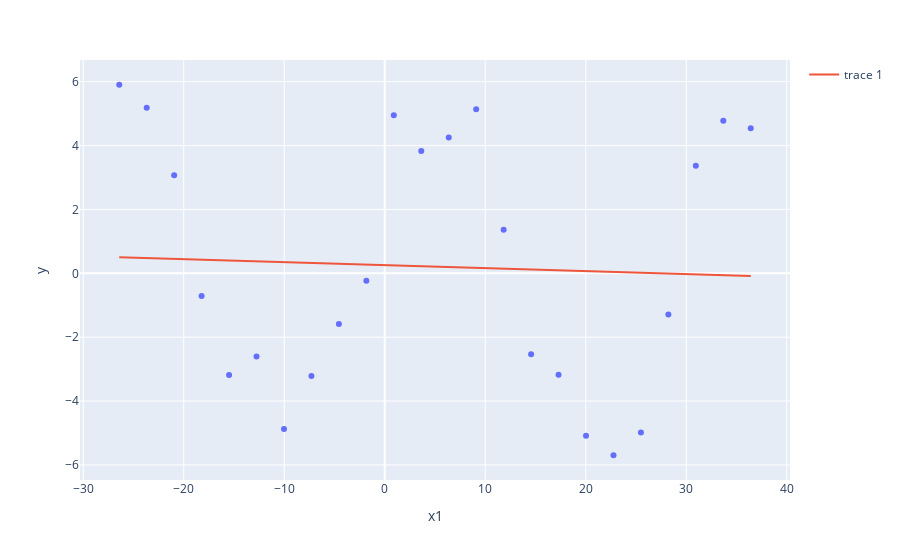

Here is the notebook cell this chart was saved with:
### Code cell
tmp = pd.DataFrame({'x1': (np.asarray(x[:,0])).flatten(),
                    'x2': (np.asarray(x[:,1])).flatten(),
                    'x3': (np.asarray(x[:,2])).flatten(),
                    'y': (np.asarray(y)).flatten(),
                    'y_pred': (np.asarray(y_pred)).flatten(),
                   })

### x1

fig = px.scatter(tmp, x="x1", y="y")
fig = fig.add_scatter(x=tmp["x1"], y=tmp["y_pred"])
fig.show()


### x2


fig = px.scatter(tmp, x="x2", y="y")
fig = fig.add_scatter(x=tmp["x2"], y=tmp["y_pred"])


fig.show()

### x3

fig = px.scatter(tmp, x="x3", y="y")
fig = fig.add_scatter(x=tmp["x3"], y=tmp["y_pred"])
fig.show()

### Figure 1 — Plotly figure (JSON) as saved in the notebook; plotly's stock layout.template omitted (floating-point values rounded to 4 significant figures)
{"data": [{"hovertemplate": "x1=%{x}<br>y=%{y}<extra></extra>", "legendgroup": "", "marker": {"color": "#636efa", "symbol": "circle"}, "mode": "markers", "name": "", "orientation": "v", "showlegend": false, "type": "scatter", "x": [-26.42, -23.68, -20.95, -18.22, -15.49, -12.76, -10.03, -7.293, -4.561, -1.83, 0.9023, 3.634, 6.366, 9.098, 11.83, 14.56, 17.29, 20.03, 22.76, 25.49, 28.22, 30.95, 33.68, 36.42], "xaxis": "x", "y": [5.905, 5.181, 3.07, -0.7068, -3.182, -2.601, -4.876, -3.214, -1.588, -0.2325, 4.952, 3.83, 4.249, 5.135, 1.361, -2.531, -3.174, -5.089, -5.696, -4.983, -1.292, 3.365, 4.776, 4.542], "yaxis": "y"}, {"type": "scatter", "x": [-26.42, -23.68, -20.95, -18.22, -15.49, -12.76, -10.03, -7.293, -4.561, -1.83, 0.9023, 3.634, 6.366, 9.098, 11.83, 14.56, 17.29, 20.03, 22.76, 25.49, 28.22, 30.95, 33.68, 36.42], "y": [0.5055, 0.4799, 0.4542, 0.4286, 0.403, 0.3774, 0.3518, 0.3262, 0.3006, 0.275, 0.2494, 0.2237, 0.1981, 0.1725, 0.1469, 0.1213, 0.09569, 0.07008, 0.04447, 0.01886, -0.006754, -0.03237, -0.05798, -0.08359]}], "layout": {"autosize": true, "legend": {"tracegroupgap": 0}, "margin": {"t": 60}, "xaxis": {"anchor": "y", "autorange": true, "domain": [0, 1], "range": [-30.39, 40.39], "title": {"text": "x1"}, "type": "linear"}, "yaxis": {"anchor": "x", "autorange": true, "domain": [0, 1], "range": [-6.595, 6.803], "title": {"text": "y"}, "type": "linear"}}}
